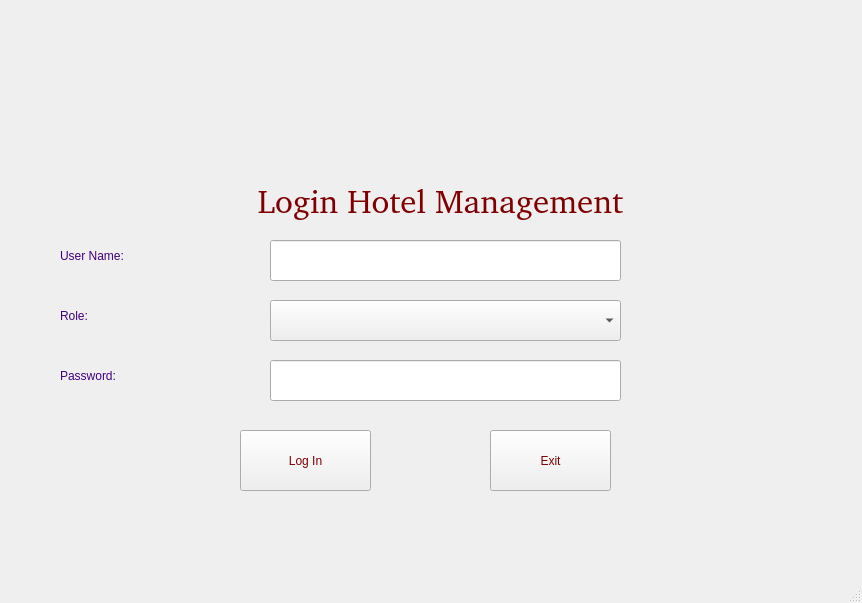
<?xml version="1.0" encoding="UTF-8"?>
<ui version="4.0">
 <class>MainWindow</class>
 <widget class="QMainWindow" name="MainWindow">
  <property name="geometry">
   <rect>
    <x>0</x>
    <y>0</y>
    <width>862</width>
    <height>603</height>
   </rect>
  </property>
  <property name="windowTitle">
   <string>MainWindow</string>
  </property>
  <widget class="QWidget" name="centralwidget">
   <widget class="QLabel" name="label">
    <property name="geometry">
     <rect>
      <x>190</x>
      <y>170</y>
      <width>501</width>
      <height>61</height>
     </rect>
    </property>
    <property name="font">
     <font>
      <family>#9Slide03 SFU Toledo Bold</family>
      <pointsize>25</pointsize>
      <weight>9</weight>
      <italic>false</italic>
      <bold>false</bold>
     </font>
    </property>
    <property name="styleSheet">
     <string notr="true">font: 20pt &quot;#9Slide04 Prata&quot;;
font: 75 25pt &quot;#9Slide03 SFU Toledo Bold&quot;;
color: rgb(128, 0, 2);</string>
    </property>
    <property name="text">
     <string>Login Hotel Management</string>
    </property>
    <property name="alignment">
     <set>Qt::AlignCenter</set>
    </property>
   </widget>
   <widget class="QLabel" name="label_2">
    <property name="geometry">
     <rect>
      <x>60</x>
      <y>240</y>
      <width>201</width>
      <height>31</height>
     </rect>
    </property>
    <property name="styleSheet">
     <string notr="true">font: 75 20pt &quot;#9Slide03 SFU Toledo Bold&quot;;
color: rgb(64, 0, 128);
</string>
    </property>
    <property name="text">
     <string>User Name:</string>
    </property>
   </widget>
   <widget class="QLabel" name="label_3">
    <property name="geometry">
     <rect>
      <x>60</x>
      <y>300</y>
      <width>101</width>
      <height>31</height>
     </rect>
    </property>
    <property name="styleSheet">
     <string notr="true">font: 75 20pt &quot;#9Slide03 SFU Toledo Bold&quot;;
color: rgb(64, 0, 128);
</string>
    </property>
    <property name="text">
     <string>Role:</string>
    </property>
   </widget>
   <widget class="QLabel" name="label_4">
    <property name="geometry">
     <rect>
      <x>60</x>
      <y>350</y>
      <width>171</width>
      <height>51</height>
     </rect>
    </property>
    <property name="styleSheet">
     <string notr="true">font: 75 20pt &quot;#9Slide03 SFU Toledo Bold&quot;;
color: rgb(64, 0, 128);
</string>
    </property>
    <property name="text">
     <string>Password:</string>
    </property>
   </widget>
   <widget class="QLineEdit" name="lineEditUserName">
    <property name="geometry">
     <rect>
      <x>270</x>
      <y>240</y>
      <width>351</width>
      <height>41</height>
     </rect>
    </property>
   </widget>
   <widget class="QLineEdit" name="lineEditPassword">
    <property name="geometry">
     <rect>
      <x>270</x>
      <y>360</y>
      <width>351</width>
      <height>41</height>
     </rect>
    </property>
   </widget>
   <widget class="QPushButton" name="pushButtonLogin">
    <property name="geometry">
     <rect>
      <x>240</x>
      <y>430</y>
      <width>131</width>
      <height>61</height>
     </rect>
    </property>
    <property name="styleSheet">
     <string notr="true">font: 75 20pt &quot;#9Slide03 SFU Toledo Bold&quot;;
color: rgb(128, 0, 2);</string>
    </property>
    <property name="text">
     <string>Log In</string>
    </property>
   </widget>
   <widget class="QPushButton" name="pushButtonExit">
    <property name="geometry">
     <rect>
      <x>490</x>
      <y>430</y>
      <width>121</width>
      <height>61</height>
     </rect>
    </property>
    <property name="styleSheet">
     <string notr="true">font: 75 20pt &quot;#9Slide03 SFU Toledo Bold&quot;;
color: rgb(128, 0, 2);</string>
    </property>
    <property name="text">
     <string>Exit</string>
    </property>
   </widget>
   <widget class="QLabel" name="label_5">
    <property name="geometry">
     <rect>
      <x>360</x>
      <y>10</y>
      <width>151</width>
      <height>151</height>
     </rect>
    </property>
    <property name="text">
     <string/>
    </property>
    <property name="pixmap">
     <pixmap>../images/logo hotel.png</pixmap>
    </property>
    <property name="scaledContents">
     <bool>true</bool>
    </property>
    <property name="alignment">
     <set>Qt::AlignCenter</set>
    </property>
   </widget>
   <widget class="QComboBox" name="comboBoxRole">
    <property name="geometry">
     <rect>
      <x>270</x>
      <y>300</y>
      <width>351</width>
      <height>41</height>
     </rect>
    </property>
   </widget>
  </widget>
  <widget class="QMenuBar" name="menubar">
   <property name="geometry">
    <rect>
     <x>0</x>
     <y>0</y>
     <width>862</width>
     <height>26</height>
    </rect>
   </property>
  </widget>
  <widget class="QStatusBar" name="statusbar"/>
 </widget>
 <resources/>
 <connections>
  <connection>
   <sender>pushButtonExit</sender>
   <signal>clicked()</signal>
   <receiver>MainWindow</receiver>
   <slot>close()</slot>
   <hints>
    <hint type="sourcelabel">
     <x>550</x>
     <y>486</y>
    </hint>
    <hint type="destinationlabel">
     <x>430</x>
     <y>301</y>
    </hint>
   </hints>
  </connection>
 </connections>
</ui>
